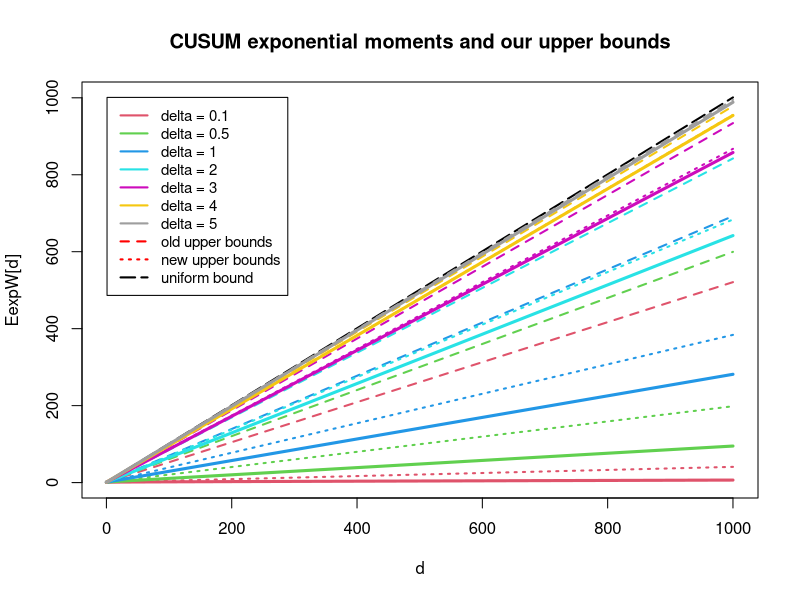
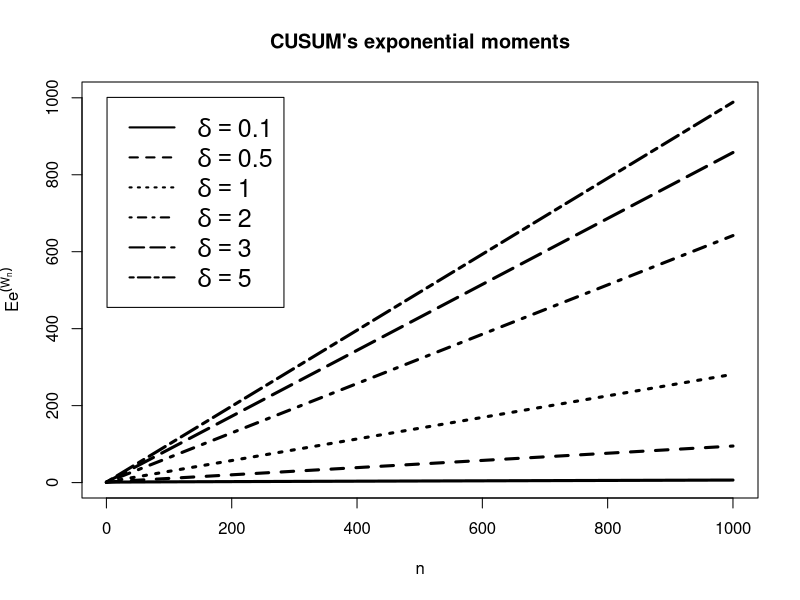
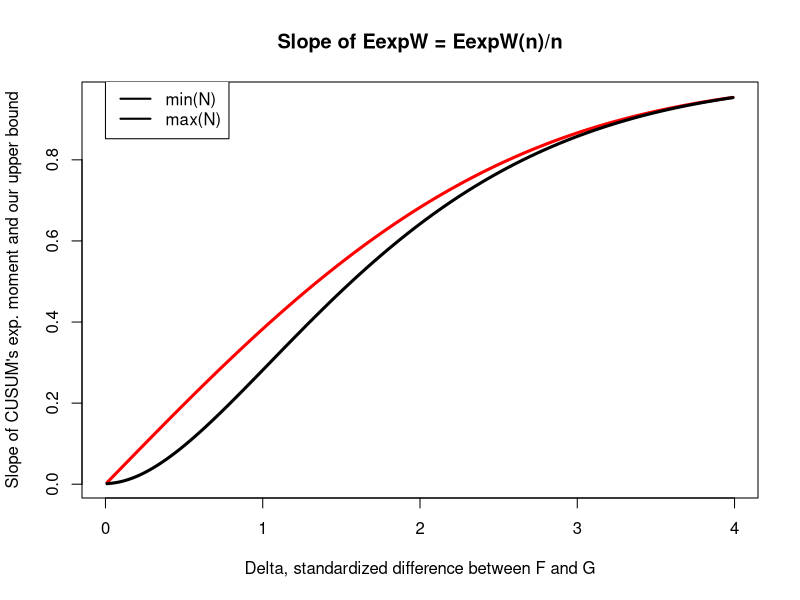

Write the R code that produced these figures, in order.
### Recursive formula for the CUSUM mean and variance ###

# Normal distribution case. F = N(theta0, sigma), G = Normal(theta1, sigma).
# Let delta = (theta1-theta0)/sigma.
# Then Y = LLR = Normal( -delta^2/2, delta ) under F 
#  and Y = LLR = Normal( +delta^2/2, delta ) under G 


N = 1000; d = 0:N; 
DELTA = c(0.1, 0.5, 1.0, 2.0, 3.0, 4.0, 5.0); 
Ndelta = length(DELTA); COLOR = 2:(Ndelta+1);
plot(d,d+1, col="black", type="l", lwd = 2, lty=5,    # 6 = longdash
   xlim=c(1,N),ylim=c(0,N+1), main="CUSUM exponential moments and our upper bounds",
   xlab="d", ylab="EexpW[d]")


# Recursive computation of EU = EexpW

for (j in 1:Ndelta){
    delta = DELTA[j];
    EU = numeric(N+1);                       # First element is EU[0], then EU[1], etc.
    EU[1] = 1;                               # EU[1] = EexpW[0] = Eexp0 = 1
    EexpSplus = 2*pnorm(delta*sqrt(1:N)/2);  # First element is ESplus[1], ...
    for (n in 1:N){ 
        EU[n+1] = sum(EU[n:1] * EexpSplus[1:n])/n;
        }
    lines(d,EU,col=COLOR[j], type="l", lwd = 3)
    UpperBound = 1 + d*pnorm( delta/2, 0, 1 );
    lines(d, UpperBound, col=COLOR[j], lwd=2, lty=2)
    BetterUpperBound = 1 + d*(pnorm( delta/2, 0, 1 ) - pnorm( -delta/2, 0, 1 ))
    lines(d, BetterUpperBound, col=COLOR[j], lwd=2, lty=3)
  }

color.legend = paste("delta =",DELTA[1]);
for (j in 2:Ndelta){ color.legend = c(color.legend, paste("delta =",DELTA[j])) }

legend(1, N+1, legend=c(color.legend,"old upper bounds","new upper bounds", "uniform bound"), 
col=c(COLOR,"red","red","black"), lty=c(rep(1,Ndelta),2,3,5), cex=0.9, lwd=2)


# Black and white for the paper:
DELTA = c(0.1, 0.5, 1.0, 2.0, 3.0, 5.0); 
Ndelta = length(DELTA); 
plot(2*N, 2*N,          # Outside the plot. This is for limits and titles.
   xlim=c(1,N),ylim=c(0,N+1), main="CUSUM's exponential moments",
   xlab=expression(n), ylab=expression(Ee^(W[n])))

for (j in 1:Ndelta){
    delta = DELTA[j];
    E <- numeric(N+1);                        # First element is E[0], then E[1], etc.
    E[1] <- 1;                                # EU[1] = EexpW[0] = Eexp0 = 1
    x <- 2*pnorm(delta*sqrt(1:N)/2);          # Exponential moments of rectified sums
    for (n in 1:N){                           # Iterative computation
        E[n+1] <- sum(E[n:1] * x[1:n])/n;
        }
    lines(d, E, lty = j, type="l", lwd = 3)
  }

color.legend = substitute(delta == val, list(val = DELTA[1]));
for (j in 2:Ndelta){ color.legend = c(color.legend, substitute(delta == val, list(val = DELTA[j]))) };

legend(1, N+1, legend=color.legend,  lty=1:6, cex=1.5, lwd=2)





# Searching for the asymptote of EU = EexpW

NN = 1000; 
KK = length(NN);
for (kk in 1:KK){
 N = NN[kk]; d = 0:N; 
 DELTA = seq(0.01,4,0.02); 
 Ndelta = length(DELTA); 
 EexpW.N = numeric(Ndelta);

UpperBound = 2*pnorm(DELTA/2)-1;    # Our best upper bound for the increments = P_F(Z>0)+P_G(Z<0)
plot(DELTA,UpperBound,col="red",type="l",lwd=3, 
     xlab="Delta, standardized difference between F and G",
     ylab="Slope of CUSUM's exp. moment and our upper bound",
     main="Slope of EexpW = EexpW(n)/n")

for (j in 1:Ndelta){
    delta = DELTA[j];
    EU = numeric(N+1);                       # First element is EU[0], then EU[1], etc.
    EU[1] = 1;                               # EU[1] = EexpW[0] = Eexp0 = 1
    EexpSplus = 2*pnorm(delta*sqrt(1:N)/2);  # First element is ESplus[1], ...
    for (n in 1:N){ 
        EU[n+1] = sum(EU[n:1] * EexpSplus[1:n])/n;
        }
    EexpW.N[j] = EU[N+1];
  }

 lines(DELTA, EexpW.N/N, col=kk, lwd=3)
 }

legend(0, 1, legend=c("min(N)", "max(N)"), col=c(1,KK), lwd=2)
